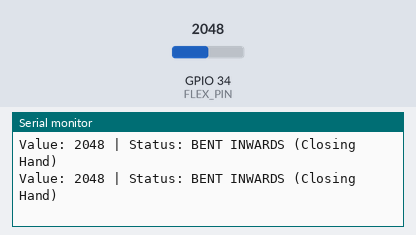
Bench run of a sketch on a simulated ESP32. Shown: the last lines printed to the serial monitor. The test bench sets the inputs (shaded band); at power-on: GPIO 34 (FLEX_PIN) = 2048.

Above: at 1.2 s.
1.3 s: GPIO 34 (FLEX_PIN) set to 1623
At 1.67 s:
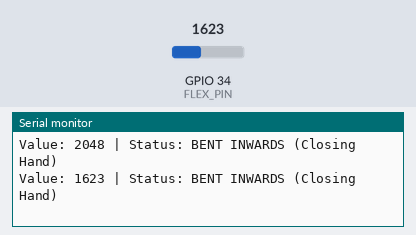
2.8 s: GPIO 34 (FLEX_PIN) set to 1590
At 3.13 s:
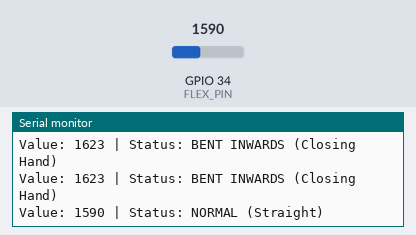

The sketch:

Code_to_check_bending.ino
```cpp
const int FLEX_PIN = 34;

// --- CALIBRATION LIMITS (Change these based on your serial monitor tests) ---
const int NORMAL_VALUE = 1560; // Your value when the finger is straight
const int TOLERANCE = 30;     // The "Deadzone" to ignore small jitters

void setup() {
  Serial.begin(115200);
  pinMode(FLEX_PIN, INPUT);
  Serial.println("--- Directional Flex Test ---");
}

void loop() {
  // 1. Get a smoothed average reading
  long sum = 0;
  for (int i = 0; i < 20; i++) {
    sum += analogRead(FLEX_PIN);
    delay(2);
  }
  int currentVal = sum / 20;

  // 2. Logic to determine direction
  Serial.print("Value: ");
  Serial.print(currentVal);
  Serial.print(" | Status: ");

  if (currentVal > (NORMAL_VALUE + TOLERANCE)) {
    Serial.println("BENT INWARDS (Closing Hand)");
  }
  else if (currentVal < (NORMAL_VALUE - TOLERANCE)) {
    Serial.println("BENT OUTWARDS (Stretching)");
  }
  else {
    Serial.println("NORMAL (Straight)");
  }

  delay(200);
}
```

Measured:
- the behaviour switches between 1591 and 1590 on GPIO 34 (FLEX_PIN) (found by bisection; images 1 and 2)
- after the input at 1.3 s, the serial monitor: prints a new line after 0.20 s (image 1)
- after the input at 2.8 s, the serial monitor: prints a new line after 0.15 s (image 2)
